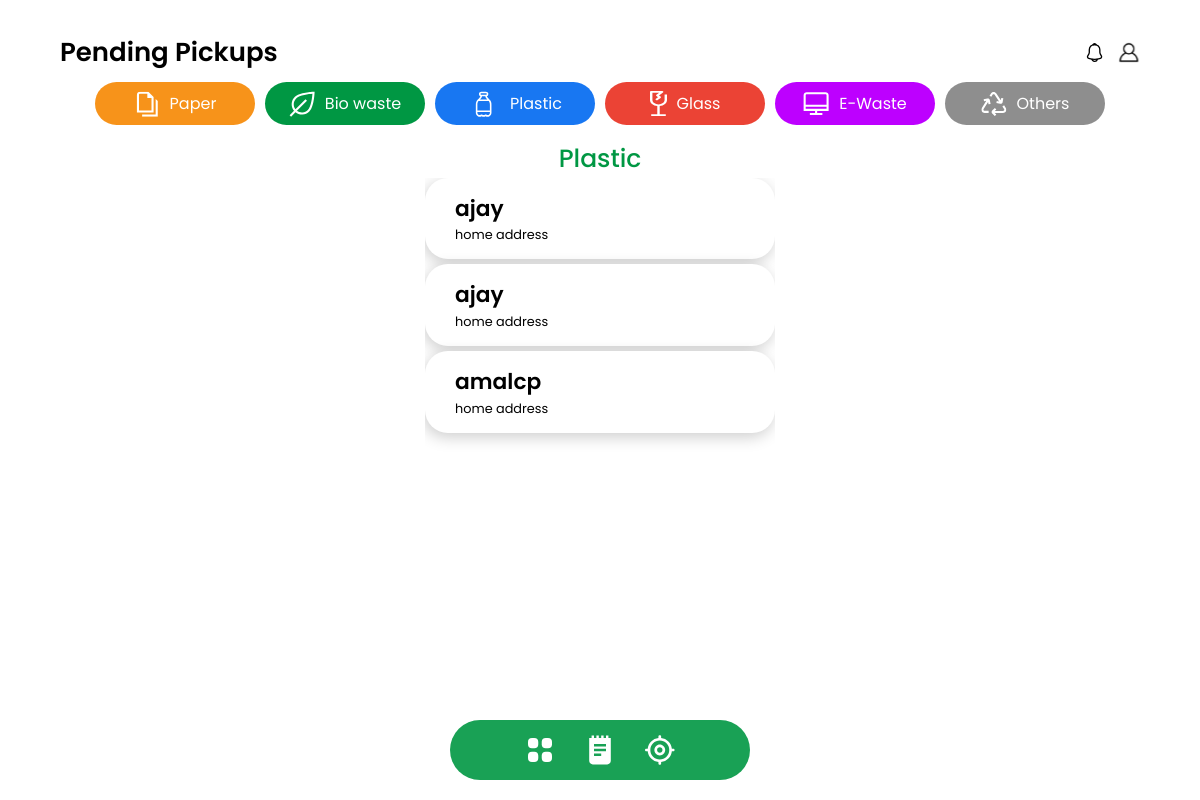
Page /plastic_pickup/ (signed in) on the earlier database version.
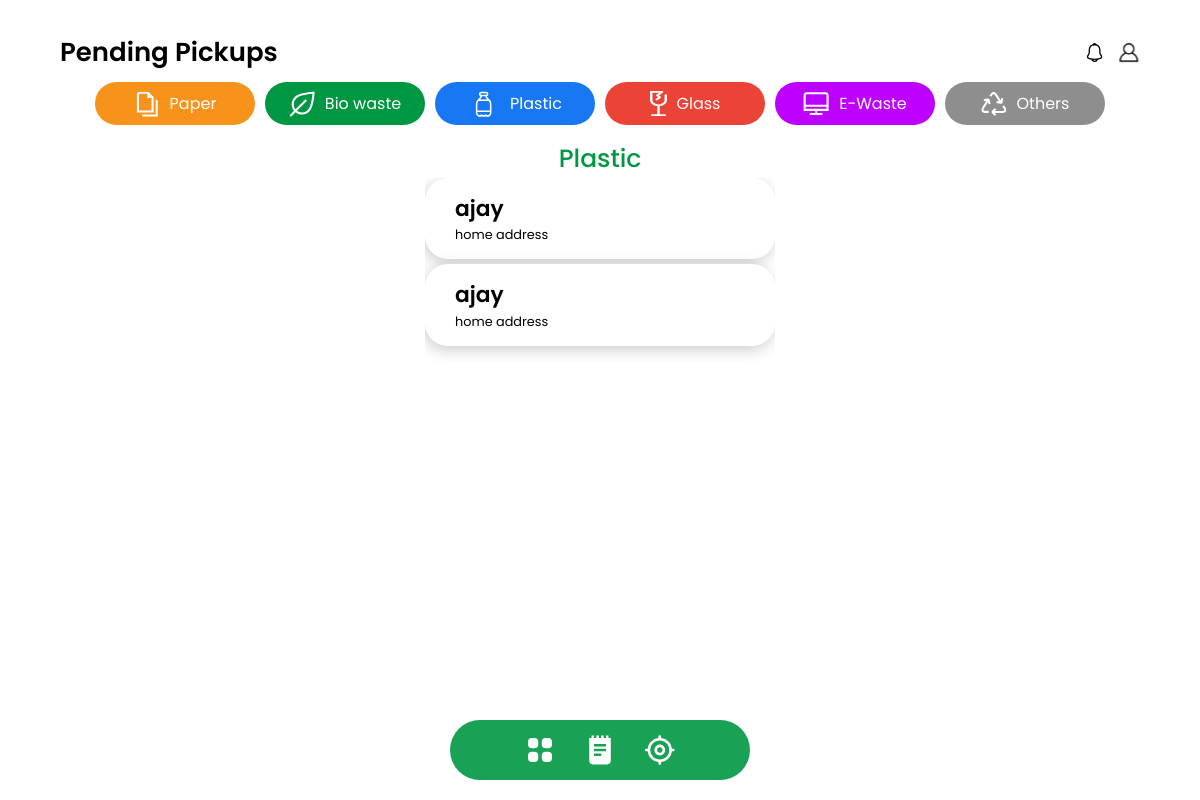
Same page on the later database version.
### wrap/models.py (models this page shows)
class Booking(models.Model):
    book_id=  models.AutoField(primary_key=True)
    email = models.EmailField()
    uid = models.IntegerField()
    name = models.CharField(max_length=20,default='null')
    wastetype = models.CharField(max_length=20)
    date = models.DateField(settings.DATE_FORMAT)
    booking_address_title = models.CharField(max_length=20,default='null')
    booking_address = models.CharField(max_length=100,default='null')
    booking_status = models.CharField(max_length=20)
    booking_latitude = models.FloatField(default='0.0')
    booking_longitude = models.FloatField(default='0.0')
    def __str__(self):
        return self.email

### wrap/views.py (the view)
# urls.py: path('plastic_pickup/',plastic_pickup,name='plastic_pickup'),
def plastic_pickup(request):
    if 'uname' in request.session:
        data = {'name':request.session.get('uname')}
        books = Booking.objects.all()
        booking_data=[]
        for book in books:
            if book.wastetype=='Plastic waste':
                print(book)
                booking_data.append({'name': book.name, 'email': book.email, 'uid': book.uid,'wastetype':book.wastetype,'date':str(book.date),'date1':str(book.date)[8:10],'booking_status':book.booking_status,'address':book.booking_address,'book_id':book.book_id})
        return render(request,'employee/plastic-pickup.html',{'booking':booking_data})
    else:
        data = {'status':'You need to login first'}
        return render(request,'sigin.html',context=data)

### wrap/templates/employee/plastic-pickup.html (shortened to what this page needs)
{% extends 'employee/pending-pickups.html' %}  {% block employeetitle %}Plastic{% endblock %}
  {% block employeecontent %}
<div class="user-content-wrapper">
  {% for book in booking %}
  <button onclick="openPopup('{{book.book_id}}')">
  <div class="user-content">
    <h1>{{book.name}}</h1>
    <p>{{book.address}}</p>
  </div></button>
  {% endfor %}
</div>
{% endblock %}

### wrap/templates/employee/pending-pickups.html (shortened to what this page needs)
{% extends 'base-employee.html' %}  {% block title %}
Pending Pickups{% endblock %} {% block content %}
<div class="radio-button-wrapper-body">
  <div class="radio-button-wrapper">
    <a href="{% url 'paper_pickup' %}">
      <div class="radio-button" style="background-color:#F7931A">
        <img src="../../static/images/Schedule-logos-1.svg" alt="" />
        <p>Paper</p></div
    ></a>
    <a href="{% url 'biowaste_pickup' %}">
      <div class="radio-button" style="background-color: #009743;">
        <img src="../../static/images/Schedule-logos-2.svg" alt="" />
        <p>Bio waste</p></div
    ></a>
    <a href="{% url 'plastic_pickup' %}">
      <div class="radio-button" style="background-color: #1877F2;">
        <img src="../../static/images/Schedule-logos-3.svg" alt="" />
        <p>Plastic</p></div
    ></a>
    <a href="{% url 'glass_pickup' %}">
      <div class="radio-button" style="background-color:  #EB4335;">
        <img src="../../static/images/Schedule-logos-4.svg" alt="" />
        <p>Glass</p></div
    ></a>
    <a href="{% url 'ewaste_pickup' %}">
      <div class="radio-button" style="background-color: #BD00FF;">
        <img src="../../static/images/Schedule-logos-5.svg" alt="" />
        <p>E-Waste</p></div
    ></a>
    <a href="{% url 'others_pickup' %}">
      <div class="radio-button" style="background-color: #8E8E8E;">
        <img src="../../static/images/Schedule-logos-6.svg" alt="" />
        <p>Others</p></div
    ></a>
  </div>
</div>
<div class="body-of-pickup-waste">
  <h1>{% block employeetitle %}{% endblock %}</h1>
  {% block employeecontent %} {% endblock %}
</div>
{% endblock %}

### wrap/templates/base-employee.html (shortened to what this page needs)
<!DOCTYPE html>
<html lang="en">
  <head>
    <script src="https://cdn.tailwindcss.com"></script>
    <link rel="stylesheet" href="../static/css/base.css" />
  </head>
  <body>
    <div class="header-nav-bar">
      <div style="left: 5%; position: fixed">
        <h1 style="font-size :26px;font-weight: 600;">{% block title %} {% endblock %}</h1>
      </div>
      <div style="right: 5%; position: fixed;display: flex;gap:12px;">
        <a href="{% url 'notification' %}"><img src="../../static/images/notification.svg" alt="" /></a>
        <a href="{% url 'employee_profile' %}"
          ><img src="../static/images/profile icon.svg" alt=""
        /></a>
      </div>
    </div>
    <div class="body-content" style="padding-top: 10px;">{% block content %} {% endblock %}</div>
    <div
      style="
        position: fixed;
        bottom: 2.5%;
        width: fit-content;
        left: auto;
        right: auto;
      "
    >
      <div class="navigation-bar">
        <a href="{% url 'dashboard_employee' %}"
          ><img class="nav-images" src="../static/images/dashboard.svg" alt=""
        /></a>
        <a href="{% url 'booking' %}"
          ><img class="nav-images" src="../static/images/booking.svg" alt=""
        /></a>
        <a href="{% url 'track' %}"
          ><img class="nav-images" src="../static/images/track.svg" alt=""
        /></a>
      </div>
    </div>
  </body>
</html>

### wrap/static/css/base.css (style rules this page uses)
* { margin: 0px; font-family: "Poppins"; padding: 0; }
body { display: flex; flex-direction: column; place-items: center; height: 100vh; width: 100vw; position: fixed; }
.header-nav-bar { display: flex; align-items: center; width: 100%; top: 4%; padding-top: 20px; position: fixed; }
.body-content { width: auto; height: 78%; position: fixed; bottom: 13%; left: 0; right: 0; margin: auto; }
a > img { cursor: pointer; }
.navigation-bar { background: rgba(0, 151, 67, 0.9); height: 60px; padding: 0px 25px; width: 300px; border-radius: 56px; display: flex; align-items: center; justify-content: center; gap: 30px; }
.nav-images { width: 30px; height: 30px; }

### wrap/templates/employee/pending-pickups.html (style rules this page uses)
.radio-button-wrapper-body { display: flex; align-items: center; justify-content: center; width: 100vw; overflow: auto; padding: 0px 10px; }
.radio-button-wrapper { display: flex; justify-content: space-between; align-items: center; overflow-x: auto; gap: 10px; }
.radio-button { border-radius: 23px; width: fit-content; min-width: 160px; height: 43px; padding: 9px; display: flex; align-items: center; justify-content: center; gap: 10px; padding: 5px 20px; color: white; }
.body-of-pickup-waste { display: flex; flex-direction: column; align-items: center; padding-top: 15px; }
.body-of-pickup-waste > h1 { font-weight: 500; font-size: 25px; color: #009743; }
.user-content-wrapper { overflow: scroll; overflow-x: hidden; height: 35rem; display: flex; flex-direction: column; gap: 5px; }
.user-content { background: #ffffff; box-shadow: -2px 4px 16px rgba(0, 0, 0, 0.2); border-radius: 22.8822px; padding: 15px 30px; width: 350px; height: fit-content; display: flex; flex-direction: column; align-items:start; }
.user-content>h1 { font-weight: 600; font-size: 21.7801px; }
.user-content>p { font-weight: 400; font-size: 12.8414px; }

Differences in the rows shown:
removed Booking: name "amalcp", address "home address"
